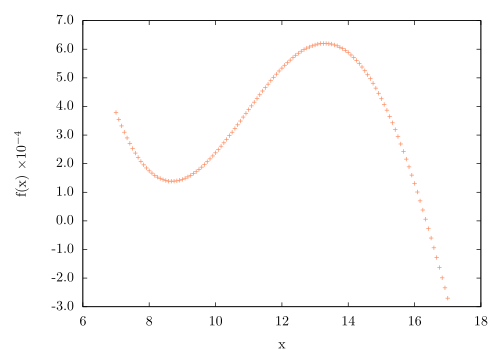

gnuplot code for this plot:
reset
load "set2.pal"

file="./../data/scatterplot.dat"

set xlabel 'x'
set ylabel 'f(x) $\times 10^{-4}$'

set format y '%.1t'


plot file with points ls 2 title "" 
